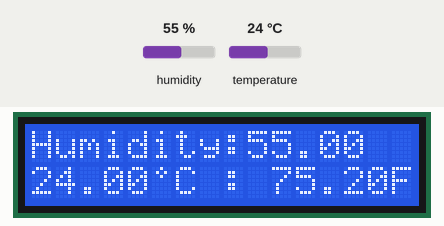
The sketch below on a simulated Arduino Uno, built with avr-gcc and run on an emulated ATmega328P. Shown: 16×2 character LCD. The inputs (shaded band) are chosen by the test bench; at power-on: humidity 55 %, temperature 24 °C.

Above: at 1.7 s.
1.8 s: humidity set to 22 %
At 3.9 s:
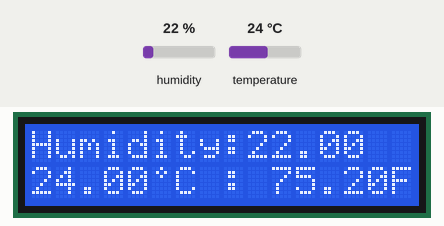
4.7 s: temperature set to 12 °C
At 6.3 s:
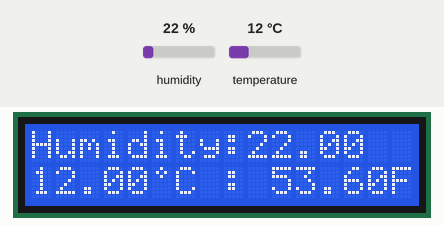
7.6 s: humidity set to 40 %
At 10.1 s:
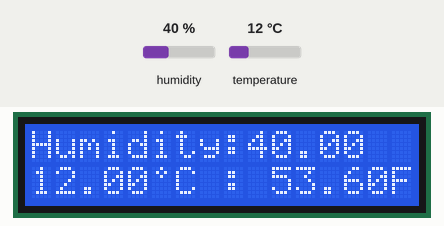
10.7 s: temperature set to 19 °C
At 12.5 s:
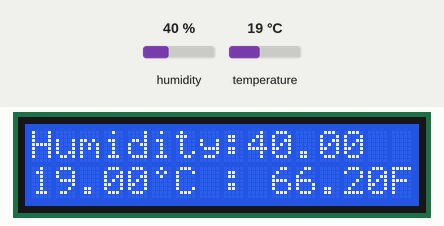
Timing chart, 0 to 14.0 s (numbered marks = the images above; inputs shaded):
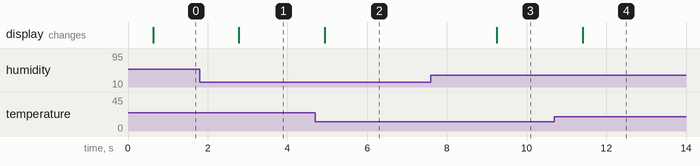

The sketch:

temperatureSenor.ino
```cpp
#include <DHT.h>
#include <LiquidCrystal_I2C.h>
#include <Wire.h>

#define TYPE DHT11
#define SENSE_PIN 2
#define powerPin 7

#define DT 500
LiquidCrystal_I2C lcd = LiquidCrystal_I2C(0x27, 16, 2);
DHT HT(SENSE_PIN, TYPE);
float humidity;
float tempC;
float tempF;

byte degree[] = {
  B00100,
  B01010,
  B00100,
  B00000,
  B00000,
  B00000,
  B00000,
  B00000,
};


void setup() {
  // put your setup code here, to run once:
  Serial.begin(9600);
  lcd.init();
  lcd.backlight();
  HT.begin();
  lcd.createChar(0, degree);
  pinMode(powerPin, HIGH);
  delay(DT);
}

void loop() {
  // put your main code here, to run repeatedly:
  humidity = HT.readHumidity();
  tempC = HT.readTemperature();
  tempF = HT.readTemperature(true);
  lcd.clear();
  lcd.setCursor(0,0);
  lcd.print("Humidity:");
  lcd.print(humidity);
  lcd.setCursor(0, 1);
  lcd.print(tempC);
  lcd.write(0);
  lcd.print("C");
  lcd.print(" : ");
  lcd.print(tempF);
  lcd.print("F");
  delay(DT);
}
```

Measured:
- after the input at 1.8 s, the display: changes after 0.98 s (image 1)
- after the input at 4.7 s, the display: changes after 0.24 s (image 2)
- after the input at 7.6 s, the display: changes after 1.7 s (image 3)
- after the input at 10.7 s, the display: changes after 0.71 s (image 4)
